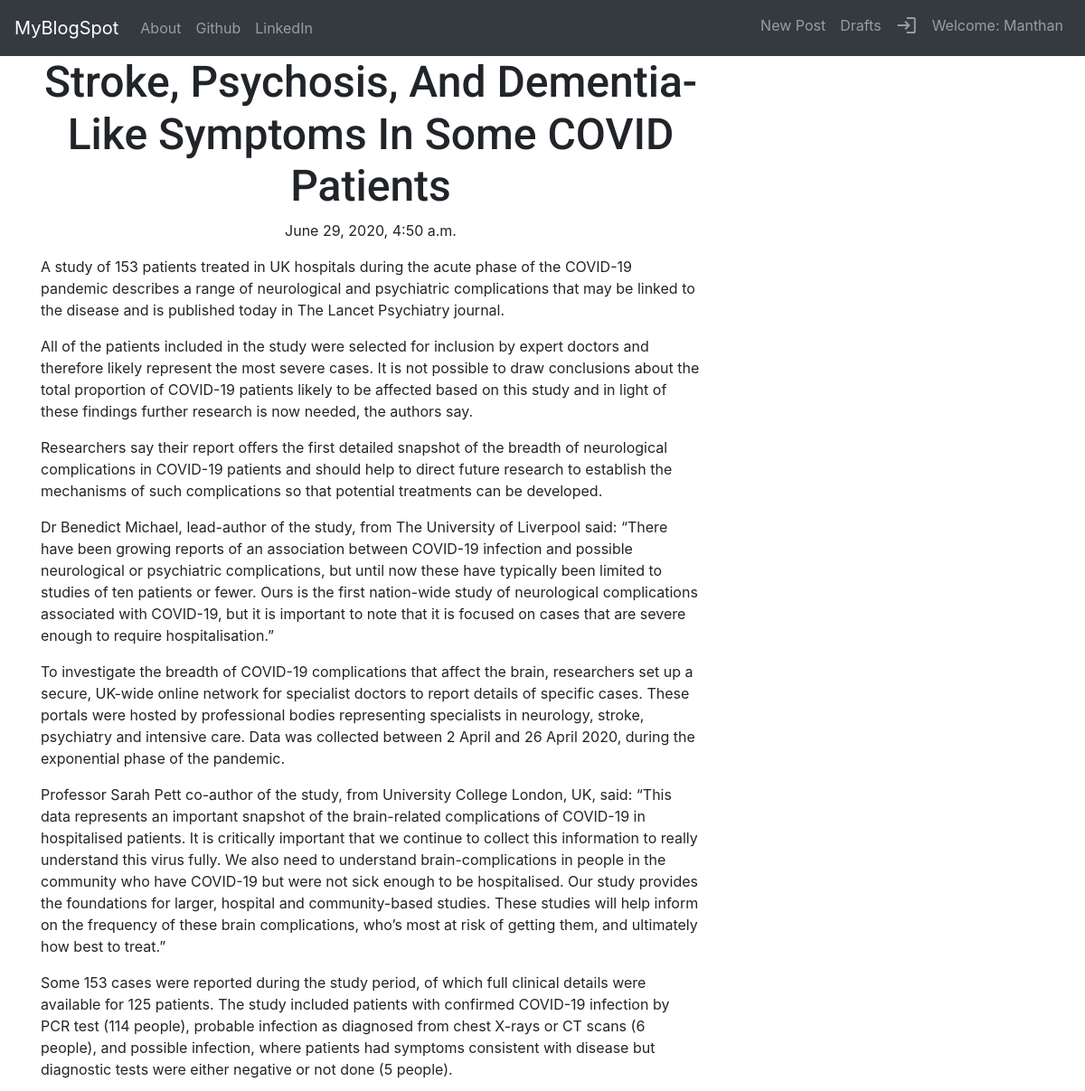
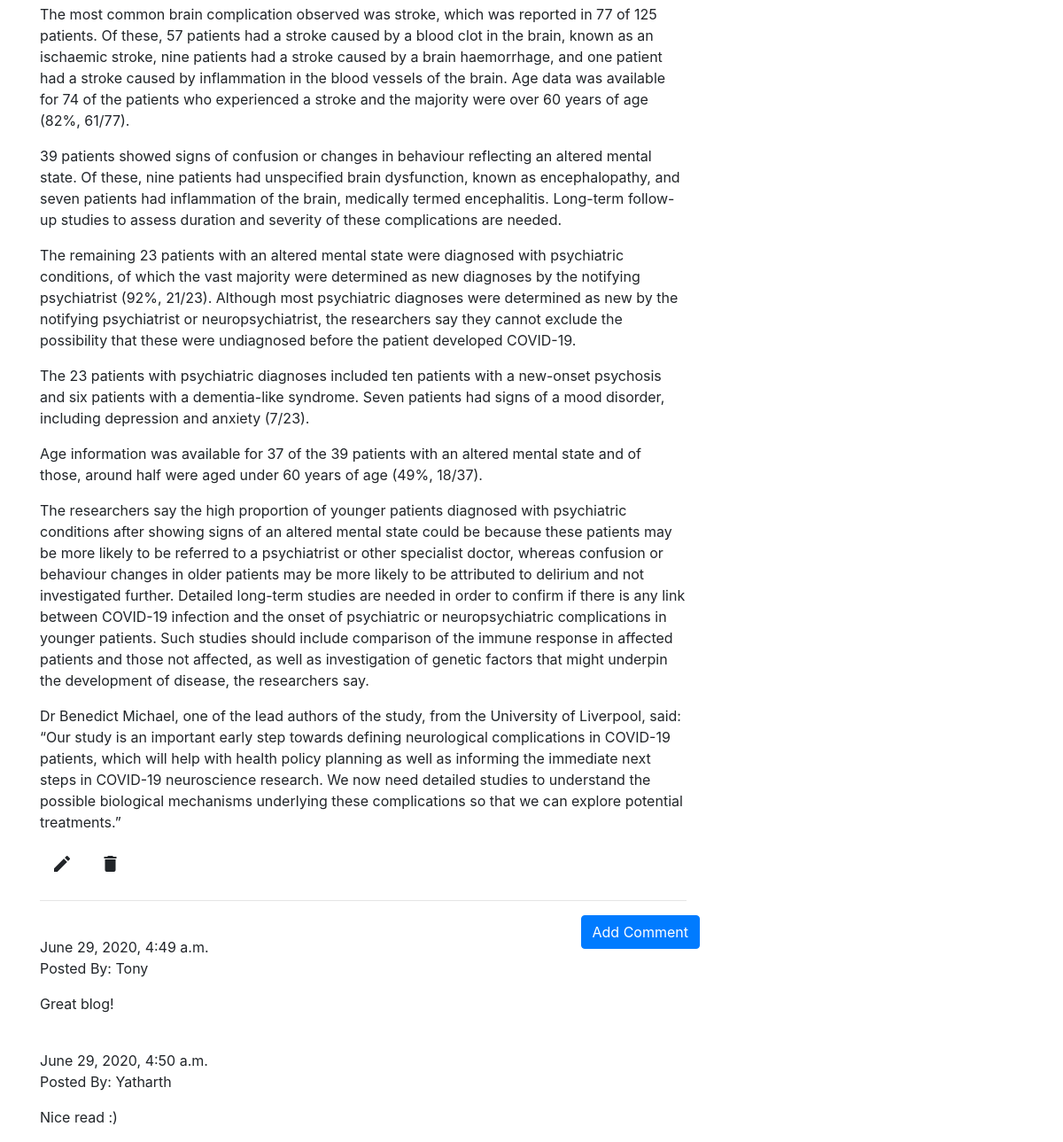
Page /post/8 (signed in) on the committed database (2 pictures, top to bottom).
### blog/models.py (models this page shows, shortened)
class Post(models.Model):
    author = models.ForeignKey('auth.User', on_delete=models.CASCADE)
    title = models.CharField(max_length=200)
    text = models.TextField()
    create_date = models.DateTimeField(default=timezone.now)
    published_date = models.DateTimeField(blank=True, null=True)

class Comment(models.Model):
    post = models.ForeignKey('blog.Post', related_name='comments', on_delete=models.CASCADE)
    author = models.CharField(max_length=200)
    text = models.TextField()
    create_date = models.DateTimeField(default=timezone.now)
    approved_comment = models.BooleanField(default=False)

### blog/views.py (the view)
# urls.py: re_path(r'^post/(?P<pk>\d+)$', views.PostDetailView.as_view(), name='post_detail'),
class PostDetailView(DetailView):
    model = Post

### blog/templates/blog/post_detail.html (shortened to what this page needs)
{% extends 'blog/base.html' %}
{% block content %}
    <h1 class="posttitle loader">{{ post.title }}</h1>
    {% if post.published_date %}
        <div class="date postdate">
            {{ post.published_date }}
        </div>
    {% else %}
        <a href="{% url 'post_publish' post.pk %}" class="btn btn-primary">Publish</a>
    {% endif %}
    <p class="postcontent">{{ post.text|safe|linebreaksbr }}</p>
    {% if user.is_authenticated %}
        <a href="{% url 'post_edit' post.pk %}" class="btn btn=primary">
            <span class="material-icons">create</span>
        </a>
        <a href="{% url 'post_remove' post.pk %}" class="btn btn=primary">
            <span class="material-icons">delete</span>
        </a>
    {% endif %}
    <hr>
    <a href="{% url 'add_comment_to_post' post.pk %}" class="btn btn-primary btn-comment">Add Comment</a>
    <div class="cotainer">
        {% for comment in post.comments.all %}
            <br>
            {% if user.is_authenticated or comment.approved_comment %}
                {{ comment.create_date }}
                <p>Posted By: {{ comment.author }}</p>
                <p>{{ comment.text|safe|linebreaks }}</p>
            {% endif %}
        {% empty %}
            <p>No Comments!</p>
        {% endfor %}
    </div>
{% endblock %}

### blog/templates/blog/base.html (shortened to what this page needs)
<!DOCTYPE html>
{% load static %}
<html lang="en">
<head>
    <link rel="stylesheet" href="https://stackpath.bootstrapcdn.com/bootstrap/4.5.0/css/bootstrap.min.css"
>
    <link rel="stylesheet" href="//cdn.jsdelivr.net/npm/medium-editor@latest/dist/css/medium-editor.min.css"
          type="text/css" media="screen" charset="utf-8">
    <link rel="stylesheet" href="{% static 'CSS/blog.css' %}">
</head>
<body class="loader">
<nav class="navbar navbar-expand-lg navbar-dark bg-dark">
    <a class="navbar-brand" href="{% url 'post_list' %}">MyBlogSpot</a>
    <div class="collapse navbar-collapse" id="navbarNavAltMarkup">
        <div class="navbar-nav">
            <a class="nav-item nav-link" href="{% url 'about' %}">About</a>
            <a class="nav-item nav-link" href="https://github.com/Manmanthan">Github</a>
            <a class="nav-item nav-link" href="https://www.linkedin.com/in/manthanbhardwaj-76b741157/">LinkedIn</a>
        </div>
    </div>
    {% if user.is_authenticated %}
        <div class="collapse navbar-collapse justify-content-end" id="navbarNavAltMarkup">
            <div class="navbar-nav">
                <a class="nav-item nav-link" href="{% url 'post_new' %}">New Post</a>
                <a class="nav-item nav-link" href="{% url 'post_draft_list' %}">Drafts</a>
                <a class="nav-item nav-link" href="{% url 'logout' %}"><span class="material-icons">login</span></a>
                <a class="nav-item nav-link">Welcome: {{ user.username }}</a>
            </div>
        </div>
    {% else %}
        <div class="collapse navbar-collapse justify-content-end" id="navbarNavAltMarkup">
            <div class="navbar-nav">
                <a class="nav-item nav-link" href="{% url 'login' %}"><span class="material-icons">account_circle</span></a>
            </div>
        </div>
    {% endif %}
</nav>
<div class="content container">
    <div class="row">
        <div class="col-md-8">
            <div class="blog_posts">
                {% block content %}
                {% endblock %}
            </div>
        </div>
    </div>
</div>
</body>
</html>

### blog/static/CSS/blog.css (style rules this page uses)
.loader { filter: hue-rotate(0deg); color: linear-gradient(45deg, #0f8, #08f); animation: hue 10000ms infinite linear; }
.postdate { text-align: center; }
.posttitle { text-align: center; font-family: Roboto, sans-serif; font-size: 3em; }
.postcontent { font-family: Roboto, sans-serif; font-size: 1.5em; }
.btn-comment { position: absolute; right: 0px; }

### rows in the picture
Post: title "Stroke, Psychosis, And Dementia-Like Symptoms In Some COVID Patients", published_date "June 29, 2020, 4:50 a.m.", text "A study of 153 patients treated in UK hospitals during the acute phase of the COVID-19 pandemic describes a range of neurological and psychiatric complications that may be linked to the disease and is published today in The Lancet Psychiatry journal. All of the patients included in the study were selected for inclusion by expert doctors and therefore likely represent the most severe cases. It is not possible to draw conclusions about the total proportion of COVID-19 patients likely to be affected based on this study and in light of these findings further research is now needed, the authors say. Researchers say their report offers the first detailed snapshot of the breadth of neurological…"
Comment: create_date "June 29, 2020, 4:49 a.m.", author "Tony", text "Great blog!"
Comment: create_date "June 29, 2020, 4:50 a.m.", author "Yatharth", text "Nice read :)"

### other values in the picture
{{ user.username }} "Manthan"
